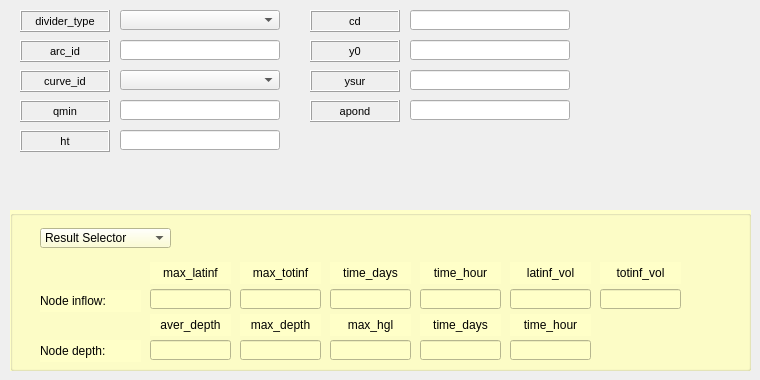
     <widget class="QWidget" name="tab_12">
      <attribute name="title">
       <string>Divider</string>
      </attribute>
      <widget class="QComboBox" name="comboBox_24">
       <property name="geometry">
        <rect>
         <x>120</x>
         <y>70</y>
         <width>160</width>
         <height>20</height>
        </rect>
       </property>
      </widget>
      <widget class="QLineEdit" name="lineEdit_20">
       <property name="geometry">
        <rect>
         <x>120</x>
         <y>100</y>
         <width>160</width>
         <height>20</height>
        </rect>
       </property>
       <property name="text">
        <string/>
       </property>
      </widget>
      <widget class="QLabel" name="label_divider_type">
       <property name="enabled">
        <bool>true</bool>
       </property>
       <property name="geometry">
        <rect>
         <x>20</x>
         <y>10</y>
         <width>90</width>
         <height>22</height>
        </rect>
       </property>
       <property name="sizePolicy">
        <sizepolicy hsizetype="Preferred" vsizetype="Preferred">
         <horstretch>0</horstretch>
         <verstretch>0</verstretch>
        </sizepolicy>
       </property>
       <property name="font">
        <font>
         <pointsize>8</pointsize>
        </font>
       </property>
       <property name="statusTip">
        <string/>
       </property>
       <property name="accessibleName">
        <string/>
       </property>
       <property name="layoutDirection">
        <enum>Qt::LeftToRight</enum>
       </property>
       <property name="autoFillBackground">
        <bool>false</bool>
       </property>
       <property name="inputMethodHints">
        <set>Qt::ImhNone</set>
       </property>
       <property name="frameShape">
        <enum>QFrame::Box</enum>
       </property>
       <property name="frameShadow">
        <enum>QFrame::Raised</enum>
       </property>
       <property name="lineWidth">
        <number>1</number>
       </property>
       <property name="midLineWidth">
        <number>0</number>
       </property>
       <property name="text">
        <string>divider_type</string>
       </property>
       <property name="alignment">
        <set>Qt::AlignCenter</set>
       </property>
       <property name="wordWrap">
        <bool>false</bool>
       </property>
       <property name="margin">
        <number>3</number>
       </property>
      </widget>
      <widget class="QLabel" name="label_ht">
       <property name="geometry">
        <rect>
         <x>20</x>
         <y>130</y>
         <width>90</width>
         <height>22</height>
        </rect>
       </property>
       <property name="font">
        <font>
         <pointsize>8</pointsize>
        </font>
       </property>
       <property name="frameShape">
        <enum>QFrame::Box</enum>
       </property>
       <property name="frameShadow">
        <enum>QFrame::Raised</enum>
       </property>
       <property name="text">
        <string>ht</string>
       </property>
       <property name="alignment">
        <set>Qt::AlignCenter</set>
       </property>
       <property name="margin">
        <number>3</number>
       </property>
      </widget>
      <widget class="QLabel" name="label_arc_id">
       <property name="geometry">
        <rect>
         <x>20</x>
         <y>40</y>
         <width>90</width>
         <height>22</height>
        </rect>
       </property>
       <property name="font">
        <font>
         <pointsize>8</pointsize>
        </font>
       </property>
       <property name="frameShape">
        <enum>QFrame::Box</enum>
       </property>
       <property name="frameShadow">
        <enum>QFrame::Raised</enum>
       </property>
       <property name="text">
        <string>arc_id</string>
       </property>
       <property name="alignment">
        <set>Qt::AlignCenter</set>
       </property>
       <property name="margin">
        <number>3</number>
       </property>
      </widget>
      <widget class="QLineEdit" name="lineEdit_21">
       <property name="geometry">
        <rect>
         <x>410</x>
         <y>10</y>
         <width>160</width>
         <height>20</height>
        </rect>
       </property>
       <property name="text">
        <string/>
       </property>
      </widget>
      <widget class="QLabel" name="label_cd">
       <property name="geometry">
        <rect>
         <x>310</x>
         <y>10</y>
         <width>90</width>
         <height>22</height>
        </rect>
       </property>
       <property name="font">
        <font>
         <pointsize>8</pointsize>
        </font>
       </property>
       <property name="frameShape">
        <enum>QFrame::Box</enum>
       </property>
       <property name="frameShadow">
        <enum>QFrame::Raised</enum>
       </property>
       <property name="text">
        <string>cd</string>
       </property>
       <property name="alignment">
        <set>Qt::AlignCenter</set>
       </property>
       <property name="margin">
        <number>3</number>
       </property>
      </widget>
      <widget class="QLineEdit" name="lineEdit_22">
       <property name="geometry">
        <rect>
         <x>120</x>
         <y>130</y>
         <width>160</width>
         <height>20</height>
        </rect>
       </property>
       <property name="text">
        <string/>
       </property>
      </widget>
      <widget class="QLabel" name="label_qmin">
       <property name="enabled">
        <bool>true</bool>
       </property>
       <property name="geometry">
        <rect>
         <x>20</x>
         <y>100</y>
         <width>90</width>
         <height>22</height>
        </rect>
       </property>
       <property name="sizePolicy">
        <sizepolicy hsizetype="Preferred" vsizetype="Preferred">
         <horstretch>0</horstretch>
         <verstretch>0</verstretch>
        </sizepolicy>
       </property>
       <property name="font">
        <font>
         <pointsize>8</pointsize>
        </font>
       </property>
       <property name="statusTip">
        <string/>
       </property>
       <property name="accessibleName">
        <string/>
       </property>
       <property name="layoutDirection">
        <enum>Qt::LeftToRight</enum>
       </property>
       <property name="autoFillBackground">
        <bool>false</bool>
       </property>
       <property name="inputMethodHints">
        <set>Qt::ImhNone</set>
       </property>
       <property name="frameShape">
        <enum>QFrame::Box</enum>
       </property>
       <property name="frameShadow">
        <enum>QFrame::Raised</enum>
       </property>
       <property name="lineWidth">
        <number>1</number>
       </property>
       <property name="midLineWidth">
        <number>0</number>
       </property>
       <property name="text">
        <string>qmin</string>
       </property>
       <property name="alignment">
        <set>Qt::AlignCenter</set>
       </property>
       <property name="wordWrap">
        <bool>false</bool>
       </property>
       <property name="margin">
        <number>3</number>
       </property>
      </widget>
      <widget class="QLineEdit" name="lineEdit_13">
       <property name="geometry">
        <rect>
         <x>120</x>
         <y>40</y>
         <width>160</width>
         <height>20</height>
        </rect>
       </property>
       <property name="text">
        <string/>
       </property>
      </widget>
      <widget class="QLabel" name="label_curve_id">
       <property name="geometry">
        <rect>
         <x>20</x>
         <y>70</y>
         <width>90</width>
         <height>22</height>
        </rect>
       </property>
       <property name="font">
        <font>
         <pointsize>8</pointsize>
        </font>
       </property>
       <property name="frameShape">
        <enum>QFrame::Box</enum>
       </property>
       <property name="frameShadow">
        <enum>QFrame::Raised</enum>
       </property>
       <property name="text">
        <string>curve_id</string>
       </property>
       <property name="alignment">
        <set>Qt::AlignCenter</set>
       </property>
       <property name="margin">
        <number>3</number>
       </property>
      </widget>
      <widget class="QLineEdit" name="lineEdit_24">
       <property name="geometry">
        <rect>
         <x>410</x>
         <y>40</y>
         <width>160</width>
         <height>20</height>
        </rect>
       </property>
       <property name="text">
        <string/>
       </property>
      </widget>
      <widget class="QLabel" name="label_apond_1">
       <property name="geometry">
        <rect>
         <x>310</x>
         <y>100</y>
         <width>90</width>
         <height>22</height>
        </rect>
       </property>
       <property name="font">
        <font>
         <pointsize>8</pointsize>
        </font>
       </property>
       <property name="frameShape">
        <enum>QFrame::Box</enum>
       </property>
       <property name="frameShadow">
        <enum>QFrame::Raised</enum>
       </property>
       <property name="text">
        <string>apond</string>
       </property>
       <property name="alignment">
        <set>Qt::AlignCenter</set>
       </property>
       <property name="margin">
        <number>3</number>
       </property>
      </widget>
      <widget class="QLineEdit" name="lineEdit_34">
       <property name="geometry">
        <rect>
         <x>410</x>
         <y>70</y>
         <width>160</width>
         <height>20</height>
        </rect>
       </property>
       <property name="text">
        <string/>
       </property>
      </widget>
      <widget class="QLabel" name="label_y0_1">
       <property name="enabled">
        <bool>true</bool>
       </property>
       <property name="geometry">
        <rect>
         <x>310</x>
         <y>40</y>
         <width>90</width>
         <height>22</height>
        </rect>
       </property>
       <property name="sizePolicy">
        <sizepolicy hsizetype="Preferred" vsizetype="Preferred">
         <horstretch>0</horstretch>
         <verstretch>0</verstretch>
        </sizepolicy>
       </property>
       <property name="font">
        <font>
         <pointsize>8</pointsize>
        </font>
       </property>
       <property name="statusTip">
        <string/>
       </property>
       <property name="accessibleName">
        <string/>
       </property>
       <property name="layoutDirection">
        <enum>Qt::LeftToRight</enum>
       </property>
       <property name="autoFillBackground">
        <bool>false</bool>
       </property>
       <property name="inputMethodHints">
        <set>Qt::ImhNone</set>
       </property>
       <property name="frameShape">
        <enum>QFrame::Box</enum>
       </property>
       <property name="frameShadow">
        <enum>QFrame::Raised</enum>
       </property>
       <property name="lineWidth">
        <number>1</number>
       </property>
       <property name="midLineWidth">
        <number>0</number>
       </property>
       <property name="text">
        <string>y0</string>
       </property>
       <property name="alignment">
        <set>Qt::AlignCenter</set>
       </property>
       <property name="wordWrap">
        <bool>false</bool>
       </property>
       <property name="margin">
        <number>3</number>
       </property>
      </widget>
      <widget class="QLabel" name="label_ysur_1">
       <property name="geometry">
        <rect>
         <x>310</x>
         <y>70</y>
         <width>90</width>
         <height>22</height>
        </rect>
       </property>
       <property name="font">
        <font>
         <pointsize>8</pointsize>
        </font>
       </property>
       <property name="frameShape">
        <enum>QFrame::Box</enum>
       </property>
       <property name="frameShadow">
        <enum>QFrame::Raised</enum>
       </property>
       <property name="text">
        <string>ysur</string>
       </property>
       <property name="alignment">
        <set>Qt::AlignCenter</set>
       </property>
       <property name="margin">
        <number>3</number>
       </property>
      </widget>
      <widget class="QLineEdit" name="lineEdit_39">
       <property name="geometry">
        <rect>
         <x>410</x>
         <y>100</y>
         <width>160</width>
         <height>20</height>
        </rect>
       </property>
       <property name="text">
        <string/>
       </property>
      </widget>
      <widget class="QComboBox" name="comboBox_28">
       <property name="geometry">
        <rect>
         <x>120</x>
         <y>10</y>
         <width>160</width>
         <height>20</height>
        </rect>
       </property>
      </widget>
      <widget class="QGroupBox" name="groupBox_8">
       <property name="geometry">
        <rect>
         <x>10</x>
         <y>210</y>
         <width>741</width>
         <height>161</height>
        </rect>
       </property>
       <property name="autoFillBackground">
        <bool>false</bool>
       </property>
       <property name="styleSheet">
        <string notr="true">background-color: rgb(255, 255, 200);</string>
       </property>
       <property name="title">
        <string/>
       </property>
       <widget class="QComboBox" name="comboBox_44">
        <property name="geometry">
         <rect>
          <x>30</x>
          <y>18</y>
          <width>131</width>
          <height>20</height>
         </rect>
        </property>
        <item>
         <property name="text">
          <string>Result Selector</string>
         </property>
        </item>
       </widget>
       <widget class="QLineEdit" name="lineEdit_132">
        <property name="geometry">
         <rect>
          <x>320</x>
          <y>79</y>
          <width>81</width>
          <height>20</height>
         </rect>
        </property>
        <property name="text">
         <string/>
        </property>
       </widget>
       <widget class="QLabel" name="label_latinf_vol_1">
        <property name="geometry">
         <rect>
          <x>500</x>
          <y>52</y>
          <width>81</width>
          <height>22</height>
         </rect>
        </property>
        <property name="font">
         <font>
          <pointsize>9</pointsize>
         </font>
        </property>
        <property name="frameShape">
         <enum>QFrame::NoFrame</enum>
        </property>
        <property name="frameShadow">
         <enum>QFrame::Plain</enum>
        </property>
        <property name="text">
         <string>latinf_vol</string>
        </property>
        <property name="textFormat">
         <enum>Qt::AutoText</enum>
        </property>
        <property name="scaledContents">
         <bool>false</bool>
        </property>
        <property name="alignment">
         <set>Qt::AlignCenter</set>
        </property>
        <property name="margin">
         <number>3</number>
        </property>
       </widget>
       <widget class="QLabel" name="label_time_days_3">
        <property name="geometry">
         <rect>
          <x>320</x>
          <y>52</y>
          <width>81</width>
          <height>22</height>
         </rect>
        </property>
        <property name="font">
         <font>
          <pointsize>9</pointsize>
         </font>
        </property>
        <property name="frameShape">
         <enum>QFrame::NoFrame</enum>
        </property>
        <property name="frameShadow">
         <enum>QFrame::Plain</enum>
        </property>
        <property name="text">
         <string>time_days</string>
        </property>
        <property name="textFormat">
         <enum>Qt::AutoText</enum>
        </property>
        <property name="scaledContents">
         <bool>false</bool>
        </property>
        <property name="alignment">
         <set>Qt::AlignCenter</set>
        </property>
        <property name="margin">
         <number>3</number>
        </property>
       </widget>
       <widget class="QLineEdit" name="lineEdit_133">
        <property name="geometry">
         <rect>
          <x>230</x>
          <y>79</y>
          <width>81</width>
          <height>20</height>
         </rect>
        </property>
        <property name="text">
         <string/>
        </property>
       </widget>
       <widget class="QLabel" name="label_node_infow_1">
        <property name="geometry">
         <rect>
          <x>30</x>
          <y>80</y>
          <width>101</width>
          <height>22</height>
         </rect>
        </property>
        <property name="font">
         <font>
          <pointsize>9</pointsize>
         </font>
        </property>
        <property name="frameShape">
         <enum>QFrame::NoFrame</enum>
        </property>
        <property name="frameShadow">
         <enum>QFrame::Plain</enum>
        </property>
        <property name="text">
         <string>Node inflow:</string>
        </property>
        <property name="textFormat">
         <enum>Qt::AutoText</enum>
        </property>
        <property name="scaledContents">
         <bool>false</bool>
        </property>
        <property name="alignment">
         <set>Qt::AlignLeading|Qt::AlignLeft|Qt::AlignVCenter</set>
        </property>
        <property name="margin">
         <number>3</number>
        </property>
       </widget>
       <widget class="QLineEdit" name="lineEdit_134">
        <property name="geometry">
         <rect>
          <x>140</x>
          <y>79</y>
          <width>81</width>
          <height>20</height>
         </rect>
        </property>
        <property name="text">
         <string/>
        </property>
       </widget>
       <widget class="QLabel" name="label_time_hour_3">
        <property name="geometry">
         <rect>
          <x>410</x>
          <y>52</y>
          <width>81</width>
          <height>22</height>
         </rect>
        </property>
        <property name="font">
         <font>
          <pointsize>9</pointsize>
         </font>
        </property>
        <property name="frameShape">
         <enum>QFrame::NoFrame</enum>
        </property>
        <property name="frameShadow">
         <enum>QFrame::Plain</enum>
        </property>
        <property name="text">
         <string>time_hour</string>
        </property>
        <property name="textFormat">
         <enum>Qt::AutoText</enum>
        </property>
        <property name="scaledContents">
         <bool>false</bool>
        </property>
        <property name="alignment">
         <set>Qt::AlignCenter</set>
        </property>
        <property name="margin">
         <number>3</number>
        </property>
       </widget>
       <widget class="QLabel" name="label_max_totinf_1">
        <property name="geometry">
         <rect>
          <x>230</x>
          <y>52</y>
          <width>81</width>
          <height>22</height>
         </rect>
        </property>
        <property name="font">
         <font>
          <pointsize>9</pointsize>
         </font>
        </property>
        <property name="frameShape">
         <enum>QFrame::NoFrame</enum>
        </property>
        <property name="frameShadow">
         <enum>QFrame::Plain</enum>
        </property>
        <property name="text">
         <string>max_totinf</string>
        </property>
        <property name="textFormat">
         <enum>Qt::AutoText</enum>
        </property>
        <property name="scaledContents">
         <bool>false</bool>
        </property>
        <property name="alignment">
         <set>Qt::AlignCenter</set>
        </property>
        <property name="margin">
         <number>3</number>
        </property>
       </widget>
       <widget class="QLabel" name="label_max_latinf_1">
        <property name="geometry">
         <rect>
          <x>140</x>
          <y>52</y>
          <width>81</width>
          <height>22</height>
         </rect>
        </property>
        <property name="font">
         <font>
          <pointsize>9</pointsize>
         </font>
        </property>
        <property name="frameShape">
         <enum>QFrame::NoFrame</enum>
        </property>
        <property name="frameShadow">
         <enum>QFrame::Plain</enum>
        </property>
        <property name="text">
         <string>max_latinf</string>
        </property>
        <property name="textFormat">
         <enum>Qt::AutoText</enum>
        </property>
        <property name="scaledContents">
         <bool>false</bool>
        </property>
        <property name="alignment">
         <set>Qt::AlignCenter</set>
        </property>
        <property name="margin">
         <number>3</number>
        </property>
       </widget>
       <widget class="QLineEdit" name="lineEdit_135">
        <property name="geometry">
         <rect>
          <x>410</x>
          <y>79</y>
          <width>81</width>
          <height>20</height>
         </rect>
        </property>
        <property name="text">
         <string/>
        </property>
       </widget>
       <widget class="QLineEdit" name="lineEdit_136">
        <property name="geometry">
         <rect>
          <x>500</x>
          <y>79</y>
          <width>81</width>
          <height>20</height>
         </rect>
        </property>
        <property name="text">
         <string/>
        </property>
       </widget>
       <widget class="QLineEdit" name="lineEdit_137">
        <property name="geometry">
         <rect>
          <x>230</x>
          <y>130</y>
          <width>81</width>
          <height>20</height>
         </rect>
        </property>
        <property name="text">
         <string/>
        </property>
       </widget>
       <widget class="QLabel" name="label_time_days_4">
        <property name="geometry">
         <rect>
          <x>410</x>
          <y>104</y>
          <width>81</width>
          <height>22</height>
         </rect>
        </property>
        <property name="font">
         <font>
          <pointsize>9</pointsize>
         </font>
        </property>
        <property name="frameShape">
         <enum>QFrame::NoFrame</enum>
        </property>
        <property name="frameShadow">
         <enum>QFrame::Plain</enum>
        </property>
        <property name="text">
         <string>time_days</string>
        </property>
        <property name="textFormat">
         <enum>Qt::AutoText</enum>
        </property>
        <property name="scaledContents">
         <bool>false</bool>
        </property>
        <property name="alignment">
         <set>Qt::AlignCenter</set>
        </property>
        <property name="margin">
         <number>3</number>
        </property>
       </widget>
       <widget class="QLineEdit" name="lineEdit_138">
        <property name="geometry">
         <rect>
          <x>410</x>
          <y>130</y>
          <width>81</width>
          <height>20</height>
         </rect>
        </property>
        <property name="text">
         <string/>
        </property>
       </widget>
       <widget class="QLineEdit" name="lineEdit_139">
        <property name="geometry">
         <rect>
          <x>140</x>
          <y>130</y>
          <width>81</width>
          <height>20</height>
         </rect>
        </property>
        <property name="text">
         <string/>
        </property>
       </widget>
       <widget class="QLabel" name="label_aver_depth_1">
        <property name="geometry">
         <rect>
          <x>140</x>
          <y>104</y>
          <width>81</width>
          <height>22</height>
         </rect>
        </property>
        <property name="font">
         <font>
          <pointsize>9</pointsize>
         </font>
        </property>
        <property name="frameShape">
         <enum>QFrame::NoFrame</enum>
        </property>
        <property name="frameShadow">
         <enum>QFrame::Plain</enum>
        </property>
        <property name="text">
         <string>aver_depth</string>
        </property>
        <property name="textFormat">
         <enum>Qt::AutoText</enum>
        </property>
        <property name="scaledContents">
         <bool>false</bool>
        </property>
        <property name="alignment">
         <set>Qt::AlignCenter</set>
        </property>
        <property name="margin">
         <number>3</number>
        </property>
       </widget>
       <widget class="QLineEdit" name="lineEdit_140">
        <property name="geometry">
         <rect>
          <x>320</x>
          <y>130</y>
          <width>81</width>
          <height>20</height>
         </rect>
        </property>
        <property name="text">
         <string/>
        </property>
       </widget>
       <widget class="QLabel" name="label_time_hour_4">
        <property name="geometry">
         <rect>
          <x>500</x>
          <y>104</y>
          <width>81</width>
          <height>22</height>
         </rect>
        </property>
        <property name="font">
         <font>
          <pointsize>9</pointsize>
         </font>
        </property>
        <property name="frameShape">
         <enum>QFrame::NoFrame</enum>
        </property>
        <property name="frameShadow">
         <enum>QFrame::Plain</enum>
        </property>
        <property name="text">
         <string>time_hour</string>
        </property>
        <property name="textFormat">
         <enum>Qt::AutoText</enum>
        </property>
        <property name="scaledContents">
         <bool>false</bool>
        </property>
        <property name="alignment">
         <set>Qt::AlignCenter</set>
        </property>
        <property name="margin">
         <number>3</number>
        </property>
       </widget>
       <widget class="QLabel" name="label_max_hgl_1">
        <property name="geometry">
         <rect>
          <x>320</x>
          <y>104</y>
          <width>81</width>
          <height>22</height>
         </rect>
        </property>
        <property name="font">
         <font>
          <pointsize>9</pointsize>
         </font>
        </property>
        <property name="frameShape">
         <enum>QFrame::NoFrame</enum>
        </property>
        <property name="frameShadow">
         <enum>QFrame::Plain</enum>
        </property>
        <property name="text">
         <string>max_hgl</string>
        </property>
        <property name="textFormat">
         <enum>Qt::AutoText</enum>
        </property>
        <property name="scaledContents">
         <bool>false</bool>
        </property>
        <property name="alignment">
         <set>Qt::AlignCenter</set>
        </property>
        <property name="margin">
         <number>3</number>
        </property>
       </widget>
       <widget class="QLabel" name="label_max_depth_1">
        <property name="geometry">
         <rect>
          <x>230</x>
          <y>104</y>
          <width>81</width>
          <height>22</height>
         </rect>
        </property>
        <property name="font">
         <font>
          <pointsize>9</pointsize>
         </font>
        </property>
        <property name="frameShape">
         <enum>QFrame::NoFrame</enum>
        </property>
        <property name="frameShadow">
         <enum>QFrame::Plain</enum>
        </property>
        <property name="text">
         <string>max_depth</string>
        </property>
        <property name="textFormat">
         <enum>Qt::AutoText</enum>
        </property>
        <property name="scaledContents">
         <bool>false</bool>
        </property>
        <property name="alignment">
         <set>Qt::AlignCenter</set>
        </property>
        <property name="margin">
         <number>3</number>
        </property>
       </widget>
       <widget class="QLineEdit" name="lineEdit_141">
        <property name="geometry">
         <rect>
          <x>500</x>
          <y>130</y>
          <width>81</width>
          <height>20</height>
         </rect>
        </property>
        <property name="text">
         <string/>
        </property>
       </widget>
       <widget class="QLabel" name="label_node_depth_1">
        <property name="geometry">
         <rect>
          <x>30</x>
          <y>130</y>
          <width>101</width>
          <height>22</height>
         </rect>
        </property>
        <property name="font">
         <font>
          <pointsize>9</pointsize>
         </font>
        </property>
        <property name="frameShape">
         <enum>QFrame::NoFrame</enum>
        </property>
        <property name="frameShadow">
         <enum>QFrame::Plain</enum>
        </property>
        <property name="text">
         <string>Node depth:</string>
        </property>
        <property name="textFormat">
         <enum>Qt::AutoText</enum>
        </property>
        <property name="scaledContents">
         <bool>false</bool>
        </property>
        <property name="alignment">
         <set>Qt::AlignLeading|Qt::AlignLeft|Qt::AlignVCenter</set>
        </property>
        <property name="margin">
         <number>3</number>
        </property>
       </widget>
       <widget class="QLabel" name="label_totinf_vol_1">
        <property name="geometry">
         <rect>
          <x>590</x>
          <y>52</y>
          <width>81</width>
          <height>22</height>
         </rect>
        </property>
        <property name="font">
         <font>
          <pointsize>9</pointsize>
         </font>
        </property>
        <property name="frameShape">
         <enum>QFrame::NoFrame</enum>
        </property>
        <property name="frameShadow">
         <enum>QFrame::Plain</enum>
        </property>
        <property name="text">
         <string>totinf_vol</string>
        </property>
        <property name="textFormat">
         <enum>Qt::AutoText</enum>
        </property>
        <property name="scaledContents">
         <bool>false</bool>
        </property>
        <property name="alignment">
         <set>Qt::AlignCenter</set>
        </property>
        <property name="margin">
         <number>3</number>
        </property>
       </widget>
       <widget class="QLineEdit" name="lineEdit_143">
        <property name="geometry">
         <rect>
          <x>590</x>
          <y>79</y>
          <width>81</width>
          <height>20</height>
         </rect>
        </property>
        <property name="text">
         <string/>
        </property>
       </widget>
      </widget>
     </widget>
